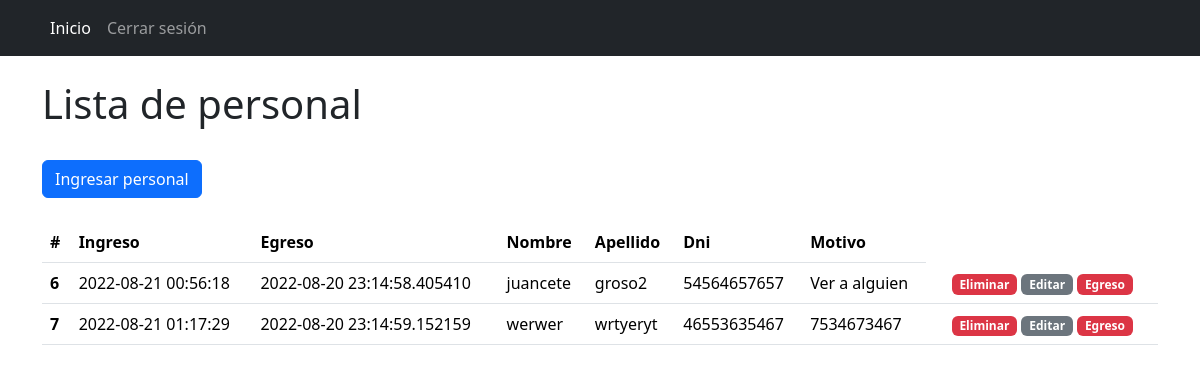
/index (signed in), run on the app's committed database.
### tables this page shows
CREATE TABLE personal (
    id INTEGER PRIMARY KEY AUTOINCREMENT,
    nombre TEXT NOT NULL,
    apellido TEXT NOT NULL,
    telefono INTEGER NOT NULL,
    dni INTEGER NOT NULL,
    ingreso TIMESTAMP NOT NULL DEFAULT CURRENT_TIMESTAMP,
    egreso TIMESTAMP,
    motivo TEXT NOT NULL  
);

### app/routes/__init__.py (the view)
@app.route('/')  # http://localhost:5000/
@app.route('/index')
@login_required
def index():
    if request.method == 'GET' and request.args.get('borrar'):
        eliminar_personal(request.args.get('borrar'))
        flash('Se ha eliminado el empleado', 'success')
    return render_template('index.html', titulo="Inicio", personal=get_personal())

### app/auth.py (called while the page is built)
def login_required(func):
    @wraps(func)
    def decorated_function(*args, **kwargs):
        if 'usuario' not in session:
            return redirect(url_for('login'))
        return func(*args, **kwargs)
    return decorated_function

### app/dbasedb/__init__.py (called while the page is built)
def get_db():
    conn = sqlite3.connect('app/database.db')
    return conn

### app/handlers/__init__.py (called while the page is built)
def get_personal():
    db = get_db()
    cursor = db.cursor()
    consulta = "SELECT * FROM personal"
    cursor.execute(consulta)
    row = cursor.fetchall()
    return row
    """Devuelve una lista de diccionarios con los datos de los empleados

    :return: lista de diccionarios con los datos de los empleados
    """

### app/templates/index.html
{% extends "base.html" %}
{% block content %}
  <h1>Lista de personal</h1>
  <br>
  <a href="{{ url_for('ingresar_personal') }}"><button type="button" class="btn btn-primary">Ingresar personal</button></a>
  <br><br>
  <table class="table">
    <thead>
      <tr>
        <th scope="col">#</th>
        <th scope="col">Ingreso </th>
        <th scope="col">Egreso</th>
        <th scope="col">Nombre</th>
        <th scope="col">Apellido</th>
        <th scope="col">Dni</th>
        <th scope="col">Motivo</th>
      </tr>
    </thead>
    <tbody>
      {% for p in personal %}
      <tr>
        <th scope="row">{{ p[0] }}</th>
        <td>{{ p[5] }}</td>
        <td>{{ p[6] }}</td>
        <td>{{ p[1] }}</td>
        <td>{{ p[2] }}</td>
        <td>{{ p[4] }}</td>
        <td>{{ p[7] }}</td>
        <td></td>
        <td>
          <a href="{{ url_for('index', borrar=p[0]) }}"><span class="badge bg-danger">Eliminar</span></a>
          <a href="{{ url_for('editar_personal', id_empleado=p[0]) }}"><span class="badge bg-secondary">Editar</span></a>
          <a href="{{ url_for('egreso', id_empleado=p[0]) }}"><span class="badge bg-danger">Egreso</span></a>
        </td>
      </tr>
      {% endfor %}
    </tbody>
  </table>
{% endblock %}

### app/templates/base.html (shortened to what this page needs)
{% from 'bootstrap/nav.html' import render_nav_item %}
{% from 'bootstrap/utils.html' import render_messages %}
<!doctype html>
<html>
    <head>
      {{ bootstrap.load_css() }}
    </head>
    <body>
      <nav class="navbar navbar-expand-lg navbar-dark bg-dark mb-4">
        <div class="container">
        <div class="collapse navbar-collapse" id="navbarSupportedContent">
            <ul class="navbar-nav mr-auto">
                {{ render_nav_item('index', 'Inicio', use_li=True) }}
                {% if session['usuario'] %}
                {{ render_nav_item('logout', 'Cerrar sesión', use_li=True) }}
                {% endif %}
            </ul>
        </div>
        </div>
      </nav>
      <main class="container">
        {% block content %}{% endblock %}
      </main>
    </body>
</html>

### data on the page
personal: id "6", ingreso "2022-08-21 00:56:18", egreso "2022-08-20 23:14:58.405410", nombre "juancete", apellido "groso2", dni "54564657657", motivo "Ver a alguien"
personal: id "7", ingreso "2022-08-21 01:17:29", egreso "2022-08-20 23:14:59.152159", nombre "werwer", apellido "wrtyeryt", dni "46553635467", motivo "7534673467"

### other printed values
{{ render_nav_item('index', 'Inicio', use_li=True) }} "Inicio"
{{ render_nav_item('logout', 'Cerrar sesión', use_li=True) }} "Cerrar sesión"
